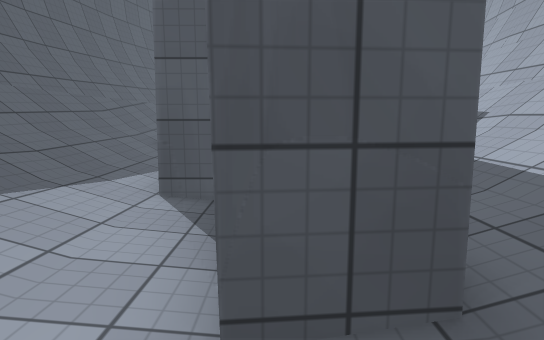
View 1 (above)

16 first-person views from a walk through a Unity game level. The camera is 1.3 m above the floor, tilts 10° down and sees 75° across. The floor is counted in squares, 1 m on a side. Each view is taken from the middle of a square. On the plan, view 1 faces up. The plan holds only what a view shows up to about 15 squares ahead; the rest is blank. The place goes on beyond the plan. The player character is not drawn. Surface patterns are stand-ins for the level's own textures.

View 2
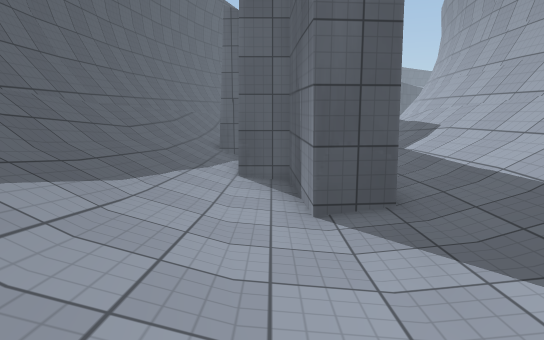

View 3
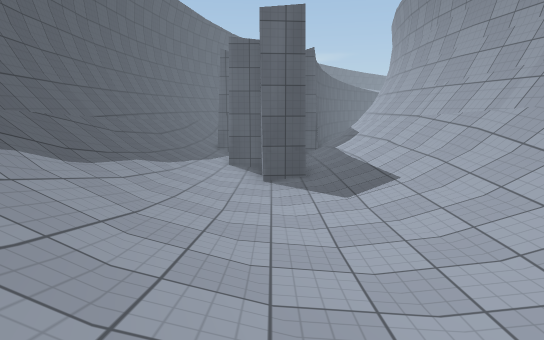

View 4
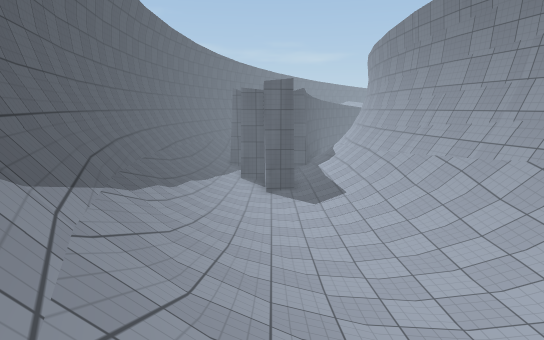

View 5
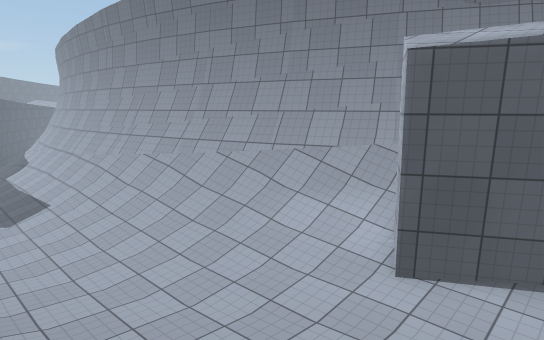

View 6
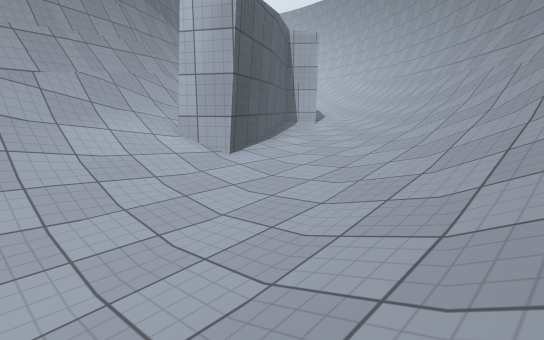

View 7
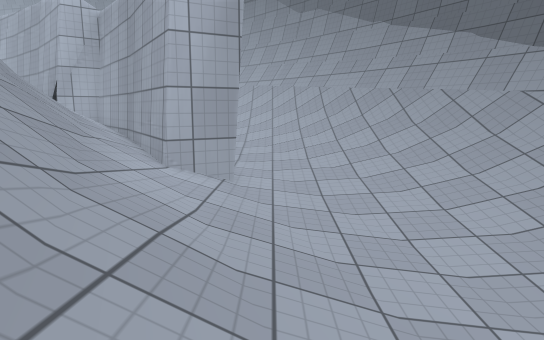

View 8
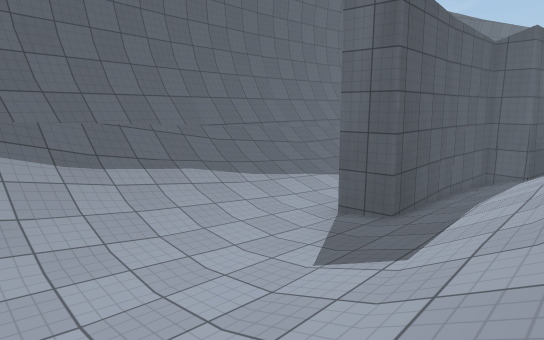

View 9
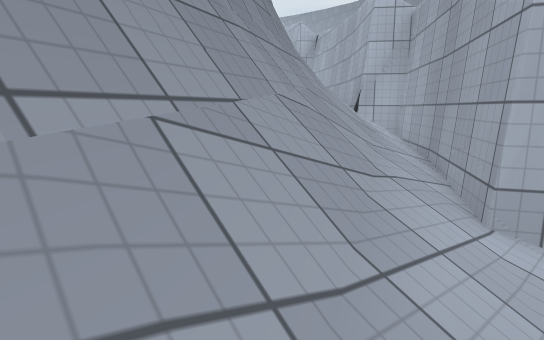

View 10
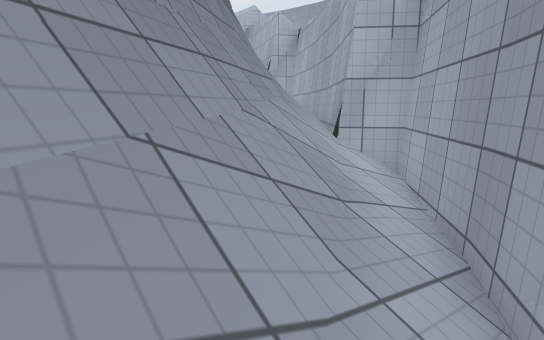

View 11
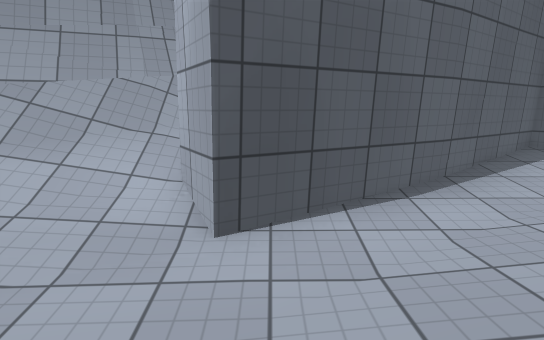

View 12
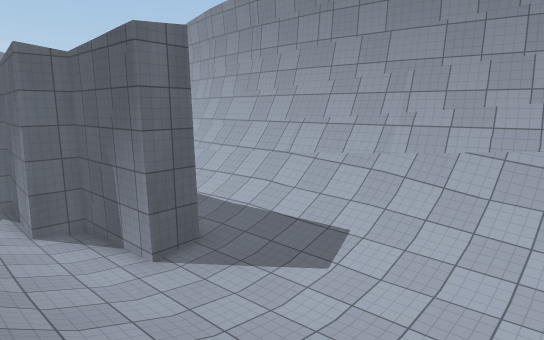

View 13
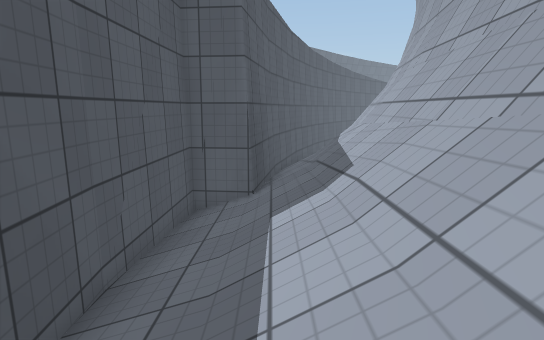

View 14
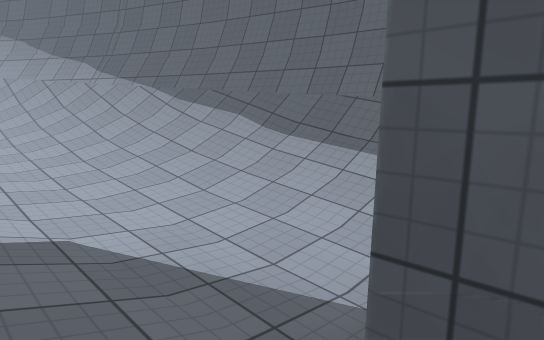

View 15
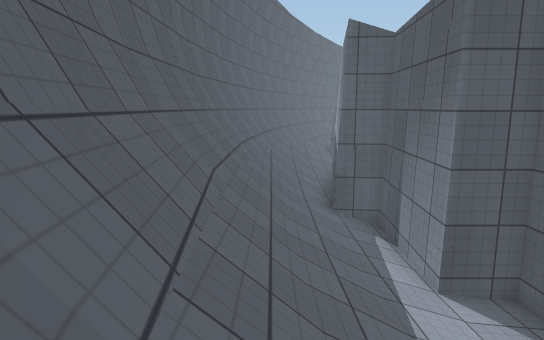

View 16
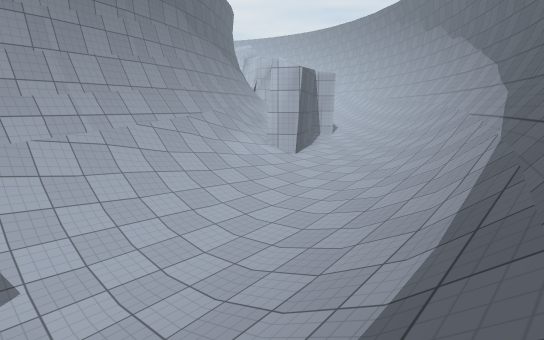

### Floor plan
Key: @ floor where view 1 was taken; # wall or solid block; . main floor; : floor 0.25 m higher than the main floor; - floor 0.25 m lower than the main floor; + floor 0.5 m higher than the main floor; _ floor 0.5 m lower than the main floor; * floor 0.75 m higher than the main floor; < floor 0.75 m lower than the main floor; % floor 1 m higher than the main floor; & floor 3 m higher than the main floor; / step, stairs or slope; = window, fence, low wall or low ledge.
Columns run from 7 left of view 1 to 14 right of it. Each row starts with its distance up from view 1.
 12  #//#    ##//#
 11  #//##   #///#
 10 ##///#  ##//=#
  9 ##///#  #///=#
  8 #=///#  #///=#
  7 #=///#  #///=#
  6 #=///####///=#
  5 #=///_<##///=#
  4 #=///_<##///=#
  3 ##////_##///=#
  2 ##////_##///=#
  1  #////___////#
  0  #////_@_////##
 -1  #////-_-////##
 -2  #=///---.///=#
 -3  #=///---..//=#
 -4  #=////--..///##
 -5  ##////.-.////##
 -6  ##////....///=#
 -7   #=///....////##
 -8   #=////...////##
 -9   ##////:.::///=##
-10    #=////:::////##
-11    #=////::+////=##
-12    ##////++++////##
-13     #=////+++##//=##
-14     ##////+++###//##
-15      #=////*+*##///##
-16      ##////***###//=##
-17      ##=////**%###//=#
-18       ##/////%%%##///#
-19        #=////%%%%####&

Where each view was taken, in squares from view 1:
view 1: 0 up, 0 right, facing up
view 2: 4 down, 1 left, facing up
view 3: 10 down, 0 right, facing up
view 4: 16 down, 0 right, facing up
view 5: 16 down, 0 right, facing up-right
view 6: 8 down, 1 left, facing down-right
view 7: 6 down, 5 right, facing down
view 8: 6 down, 5 right, facing up-left
view 9: 8 down, 6 right, facing down-right
view 10: 12 down, 8 right, facing down-right
view 11: 14 down, 2 right, facing right
view 12: 6 down, 4 left, facing up-right
view 13: 2 up, 3 right, facing up
view 14: 3 up, 3 right, facing down-left
view 15: 0 up, 5 left, facing up
view 16: 1 down, 5 left, facing down-right
